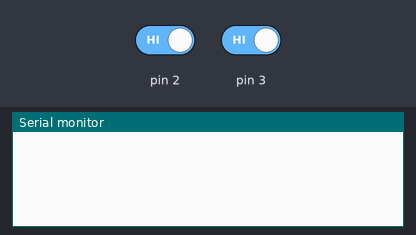
A sketch run on a simulated Arduino Uno, built with avr-gcc and run on an emulated ATmega328P. On the bench: the last lines printed to the serial monitor. The inputs (shaded band) are chosen by the test bench; at power-on: pin 2 HIGH, pin 3 HIGH.

Above: at 1.2 s.
1.3 s: pin 2 driven LOW
At 2.5 s:
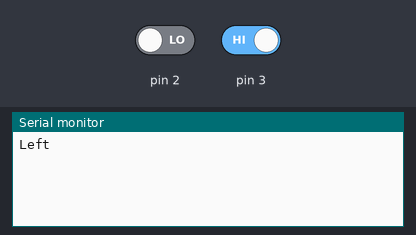
2.8 s: pin 3 driven LOW
At 3.7 s:
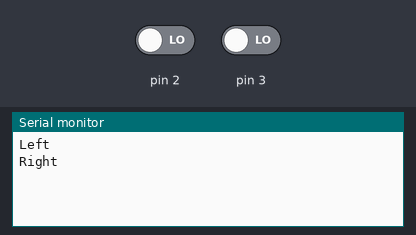

Measured:
- after the input at 1.3 s, the serial monitor: prints a new line at once (image 1)
- after the input at 2.8 s, the serial monitor: prints a new line at once (image 2)

The sketch:

RotaryEncoder.ino
```cpp
void setup() {
  Serial.begin(115200);
  attachInterrupt(digitalPinToInterrupt(3),right,FALLING);
  attachInterrupt(digitalPinToInterrupt(2),left,FALLING);
}

void loop() {

}

void right(){
  Serial.println("Right");
  noInterrupts();

}
void left(){
  Serial.println("Left");
}
```
